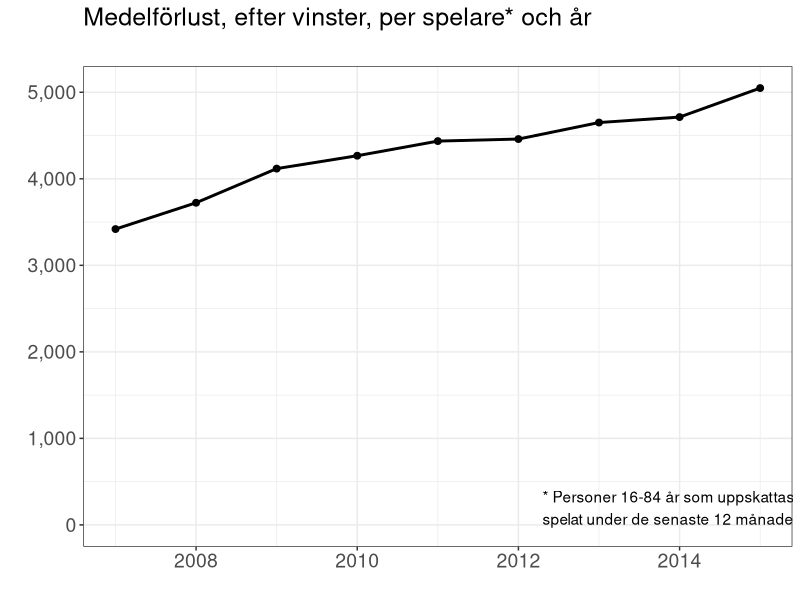

Here is the R script that generated this plot:
df <- data.frame(year=c(2015, 2014, 2013, 2012, 2011, 2010, 2009, 2008, 2007),
                 netloss.M=c(21077, 20570, 20842, 20529, 20265, 19952, 19696, 18500, 17661), #http://www.lotteriinspektionen.se/sv/Om-oss/Statistik/Omsattning-och-behallning-av-spel/Testsida/,
                 p.play=c(0.58, 0.6, 0.61, 0.62, 0.61, 0.62, 0.63, 0.65, 0.67), # http://www.folkhalsomyndigheten.se/documents/statistik-uppfoljning/enkater-undersokningar/nationella-folkhalsoenkaten/resultat-2015/spelvanor-regionala-resultat-2015.xls
                 population=c(7197776, 7273402, 7347057, 7424838, 7489322,7542245, 7592081, 7644548, 7709612)) # http://www.statistikdatabasen.scb.se/sq/10169


df$per.player <- with(df, netloss.M*1000000/(population * p.play))

library(ggplot2)
library(scales)

ggplot(df, aes(x=year, y=per.player)) +
  geom_point(size=2) +
  geom_line(size=1) +
  annotate("text", label="* Personer 16-84 år som uppskattas ha\nspelat under de senaste 12 månaderna", x=2014, y=200) +
  scale_y_continuous(label=comma, limits=c(0, max(df$per.player)))+
  labs(x="", y="", title="Medelförlust, efter vinster, per spelare* och år\n") +
  theme_bw() +
  theme(axis.text = element_text(size=14),
        plot.title = element_text(size=18))